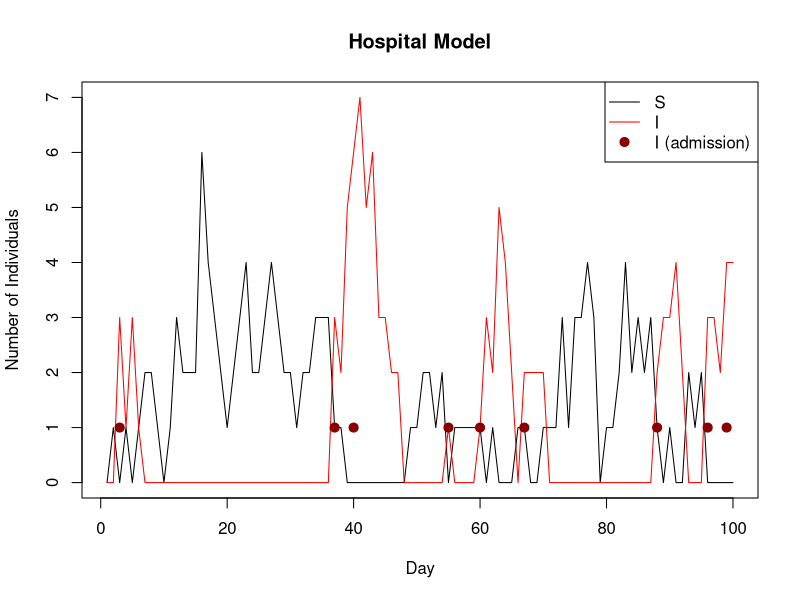

The R script that drew this image: (Note: this script raises an error after producing the figure.)
### now trying to simulate hospital data: SI model, discrete time, patients entering and exiting, some colonised on admission, inaccurate testing

# function to do the simulation
hospital_sim <- function(beta,col_prop,sens,spec,admit_rate,dis_rate,test_rate,T_max,seed){
  
  # list of inputs:
  # beta - transmission rate
  # col_prop - proportion of being colonised on admission
  # sens - test sensitivity
  # spec - test specificity
  # admit_rate - rate of admittance to the hospital (overall)
  # dis_rate - rate of discharge from the hospital (per person)
  # test_rate - rate of testing per patient
  # T_max - length of time to run the simulation for
  # seed - value of the random seed
  
  # setting the seed
  set.seed(seed)
  
  # creating empty variables for the current susceptible and infectious status of each patient
  S <- c()
  I <- c()
  
  # creating empty variables for storage
  S_list <- list()
  I_list <- list()
  sum_S <- c()
  sum_I <- c()
  sum_I_admit <- rep(0,times=T_max)
  admit_times <- c()
  dis_times <- c()
  col_times <- c()
  col_admit <- c()
  test_times <- c()
  test_ids <- c()
  test_results <- c()
  I_star <- c()
  
  # initial number of patients
  n <- 0
  
  # initial number of tests
  m <- 0
  
  # simulating for T_max time
  for(t in 1:T_max){
    
    # discharging patients from the previous day
    if(n!=0){
      for(i in 1:n){
        dis<- rbinom(1,S[i]+I[i],1-exp(-1*dis_rate)) # determining if a discharge would happen
        if(dis==1){
          dis_times[i] <- t-1 # recording the time of discharge as the previous day
          S[i] <- 0 
          I[i] <- 0
        }
      }
    }
    
    # generating the number of arrivals from a poisson distribution
    n_new <- rpois(1,admit_rate)
    
    # for each new arrival, assign either susceptible or infective
    if(n_new!=0){
      for(i in (n+1):(n+n_new)){
        admit_times[i] <- t #saving the admission time for this patient
        col_arrival <- rbinom(1,1,col_prop) #determining if the new patient is colonised on admission
        if(col_arrival==1){
          S[i] <- 0
          I[i] <- 1
          col_times[i] <- Inf # this individual cannot be colonised in the hospital, since they are colonised on admission
          col_admit[i] <- 1 # recording being colonised on admission for that individual
          sum_I_admit[t] <- sum_I_admit[t] + 1 # recording being colonised on admission for that time
        }
        else{
          S[i] <- 1
          I[i] <- 0
          col_admit[i] <- 0 # recording not being colonised on admission
        }
      }
    }
    
    # updating the total number of patients ever admitted
    n <- n + n_new
    
    # tracking the number of infectives when transmission occurs
    I_star[t] <- sum(I)
    
    # creating a vector for transitions
    if(n!=0){
      SI <- rep(0,times=n)
    }
    
    # simulating each individual's transmission
    if(n!=0){
      for(i in 1:n){
        
        # simulating transitions for each individual
        SI[i] <- rbinom(1,S[i],1-exp(-1*beta*sum(I)))
        
        # storing times of transitions
        if(SI[i]==1){
          col_times[i] <- t
        }
        
      }
    }
    
    # applying the transitions
    if(n!=0){
      S <- S - SI
      I <- I + SI
    }
    
    # storing values of S, I, and R
    S_list[[t]] <- S
    I_list[[t]] <- I
    sum_S[t] <- sum(S)
    sum_I[t] <- sum(I)
    
    # possibly testing on each individual currently admitted
    if(n!=0){
      for(i in 1:n){
        test <- rbinom(1,S[i]+I[i],1-exp(-1*test_rate)) # determining if a test will happen on this patient
        if(test==1){
          m <- m+1 # increase number of tests
          test_times[m] <- t  # recording time of current test
          test_ids[m] <- i # recording patient of current test
          prob_pos <- (sens*I[i])+((1-spec)*S[i]) # probability of positive test result
          test_results[m] <- rbinom(1,1,prob_pos) # recording outcome of current test
        }
      }
    }
    
  }
  
  # if colonisation time is NA, turn it into infinity
  if(n!=0){
    for(i in 1:n){
      if(is.na(col_times[i])){
        col_times[i] <- Inf
      }
    }
  }
  
  # if discharge time is NA, turn it into T_max
  if(n!=0){
    for(i in 1:n){
      if(is.na(dis_times[i])){
        dis_times[i] <- T_max
      }
    }
  }
  
  # completing colonisation and discharge time vectors
  n_col <- length(col_times)
  n_dis <- length(dis_times)
  if(n_col != n){
    for(i in (n_col+1):n){
      col_times[i] <- Inf
    }
  }
  if(n_dis != n){
    for(i in (n_dis+1):n){
      dis_times[i] <- T_max
    }
  }
  
  # returning outputs
  return(list(S=S_list,I=I_list,sum_S=sum_S,sum_I=sum_I,sum_I_admit=sum_I_admit,I_star=I_star,admit_times=admit_times,dis_times=dis_times,col_times=col_times,col_admit=col_admit,test_times=test_times,test_ids=test_ids,test_results=test_results,patient_total=n,test_total=m))
  
  # list of outputs:
  # S - list of susceptible status for each individual over time
  # I - list of infective status for each individual over time
  # sum_S - total number of susceptible individuals over time
  # sum_I - total number of infective individuals over time
  # sum_I_admit - total number of infective individuals on admission over time
  # I_star - total number of infective individuals over time at time of infection
  # admit_times - the time of admission for each individual
  # dis_times - the time of discharge for each individual
  # col_times - the time of colonisation for each individual
  # col_admit - whether that individual is colonised on admission
  # test_times - the time of each test
  # test_ids - the individual number associated with this test
  # test_results - the result of this test
  # patient_total - number of patients admitted
  # test_total - number of tests carried out
  
}

# trying out the simulation
data_hospital <- hospital_sim(1,0.1,0.95,0.95,1,0.5,1,100,1)

# plotting the results of the simulation (base plot)
col_admit_count <- data_hospital$sum_I_admit
col_admit_count[col_admit_count == 0] <- NA
plot(1:100,data_hospital$sum_S,type="l",ylim=c(0,max(c(data_hospital$sum_S,data_hospital$sum_I))),xlab="Day",ylab="Number of Individuals",main="Hospital Model"); lines(1:100,data_hospital$sum_I,col="red"); points(col_admit_count,pch=19,col="darkred",lwd=2.5); legend("topright",legend=c("S", "I", "I (admission)"),col=c("black","red","darkred"), lty= c(1,1,NA), pch=c(NA,NA,19), lwd=c(1,1,2.5))

# plotting the results of the simulation (ggplot)
plot_S <- as.data.frame(cbind(1:100,data_hospital$sum_S))
plot_I <- as.data.frame(cbind(1:100,data_hospital$sum_I))
plot_I_admit <- as.data.frame(cbind(1:100,col_admit_count))
sim_plot <- ggplot() + geom_line(aes(x=V1,y=V2,col),plot_S) + geom_line(aes(x=V1,y=V2),plot_I,col="red") + geom_point(aes(x=V1,y=col_admit_count),plot_I_admit,col="darkred",size=2.25)
sim_plot <- sim_plot + xlab("Day") + ylab("Individuals") + ggtitle("Hospital Simulation") + theme_classic()
print(sim_plot)

# generating data for the MCMC
data_MRSA <- hospital_sim(0.1,0.05,0.8,1,3,1/3,0.5,500,1)

# finding the number of true postives and false negatives
TP <- 0
FN <- 0
for(j in 1:(data_MRSA$test_total)){ # checking over every test
  if(data_MRSA$test_times[j] >= data_MRSA$col_times[data_MRSA$test_ids[j]]){ # if the time of the test is after the colonisation time, the patient is colonised
    if(data_MRSA$test_results[j]==T){ # if the test is positive, we have a true positive
      TP <- TP+1
    }
    else{ # if the test is negative, we have a false negative
      FN <- FN+1
    }
  }
  if((data_MRSA$test_times[j] >= data_MRSA$admit_times[data_MRSA$test_ids[j]])&(data_MRSA$col_admit[data_MRSA$test_ids[j]]==1)){ # if the time of the test is after the colonisation time, the patient is colonised
    if(data_MRSA$test_results[j]==T){ # if the test is positive, we have a true positive
      TP <- TP+1
    }
    else{ # if the test is negative, we have a false negative
      FN <- FN+1
    }
  }
}
print(c(TP,FN)) # number of true positives and false negatives

# summary stats
data_MRSA$patient_total # total number of patients
mean(data_MRSA$dis_times-data_MRSA$admit_times) #average time in hospital
sum(is.finite(data_MRSA$col_times)) # patients infected in the hospital
sum(data_MRSA$col_admit) # patients infected on admission
data_MRSA$patient_total - sum(is.finite(data_MRSA$col_times)) - sum(data_MRSA$col_admit) # patients never admitted
data_MRSA$test_total # total number of tests
data_MRSA$test_total - TP - FN # number of true negatives